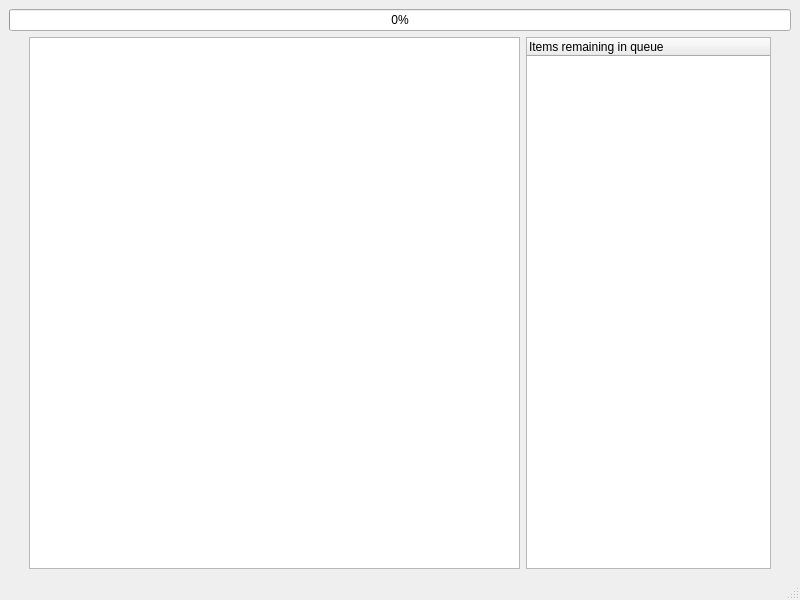
<?xml version="1.0" encoding="UTF-8"?>
<ui version="4.0">
 <class>MainWindow</class>
 <widget class="QMainWindow" name="MainWindow">
  <property name="geometry">
   <rect>
    <x>0</x>
    <y>0</y>
    <width>800</width>
    <height>600</height>
   </rect>
  </property>
  <property name="windowTitle">
   <string>HikLoad - Main Window</string>
  </property>
  <widget class="QWidget" name="centralwidget">
   <layout class="QGridLayout" name="gridLayout">
    <item row="0" column="0">
     <widget class="QProgressBar" name="progressBar">
      <property name="maximum">
       <number>1</number>
      </property>
      <property name="value">
       <number>0</number>
      </property>
     </widget>
    </item>
    <item row="1" column="0">
     <layout class="QHBoxLayout" name="horizontalLayout_2">
      <item>
       <layout class="QHBoxLayout" name="horizontalLayout" stretch="0,2,1">
        <item>
         <spacer name="verticalSpacer">
          <property name="orientation">
           <enum>Qt::Vertical</enum>
          </property>
          <property name="sizeHint" stdset="0">
           <size>
            <width>20</width>
            <height>40</height>
           </size>
          </property>
         </spacer>
        </item>
        <item>
         <widget class="QTextEdit" name="textEdit">
          <property name="readOnly">
           <bool>true</bool>
          </property>
          <property name="html">
           <string>&lt;!DOCTYPE HTML PUBLIC &quot;-//W3C//DTD HTML 4.0//EN&quot; &quot;http://www.w3.org/TR/REC-html40/strict.dtd&quot;&gt;
&lt;html&gt;&lt;head&gt;&lt;meta name=&quot;qrichtext&quot; content=&quot;1&quot; /&gt;&lt;style type=&quot;text/css&quot;&gt;
p, li { white-space: pre-wrap; }
&lt;/style&gt;&lt;/head&gt;&lt;body style=&quot; font-family:'Noto Sans'; font-size:10pt; font-weight:400; font-style:normal;&quot;&gt;
&lt;p style=&quot;-qt-paragraph-type:empty; margin-top:0px; margin-bottom:0px; margin-left:0px; margin-right:0px; -qt-block-indent:0; text-indent:0px;&quot;&gt;&lt;br /&gt;&lt;/p&gt;&lt;/body&gt;&lt;/html&gt;</string>
          </property>
         </widget>
        </item>
        <item>
         <widget class="QTreeWidget" name="treeWidget">
          <property name="rootIsDecorated">
           <bool>false</bool>
          </property>
          <column>
           <property name="text">
            <string>Items remaining in queue</string>
           </property>
          </column>
         </widget>
        </item>
       </layout>
      </item>
      <item>
       <spacer name="verticalSpacer_2">
        <property name="orientation">
         <enum>Qt::Vertical</enum>
        </property>
        <property name="sizeHint" stdset="0">
         <size>
          <width>20</width>
          <height>40</height>
         </size>
        </property>
       </spacer>
      </item>
     </layout>
    </item>
   </layout>
  </widget>
  <widget class="QMenuBar" name="menubar">
   <property name="geometry">
    <rect>
     <x>0</x>
     <y>0</y>
     <width>800</width>
     <height>30</height>
    </rect>
   </property>
  </widget>
  <widget class="QStatusBar" name="statusbar"/>
 </widget>
 <resources/>
 <connections/>
</ui>
